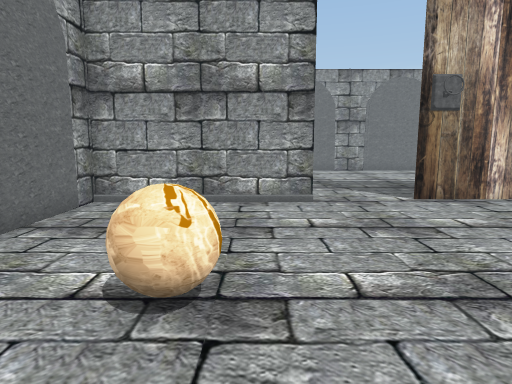
view 1 (above)

16 first-person views from a walk through a 3-D level made in the Unity game engine. The camera is 1.5 m above the floor, tilts 8° down and sees 75° across. Doors are open. The floor is counted in squares, 1 m on a side. Each view is taken from the middle of a square. On the plan, view 1 faces up. The plan holds only what a view shows up to about 15 squares ahead; the rest is blank. The player character is not drawn.

view 2
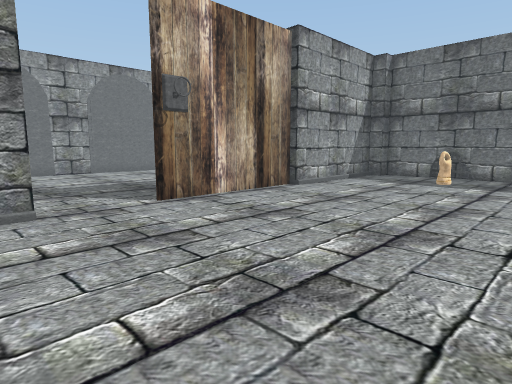

view 3
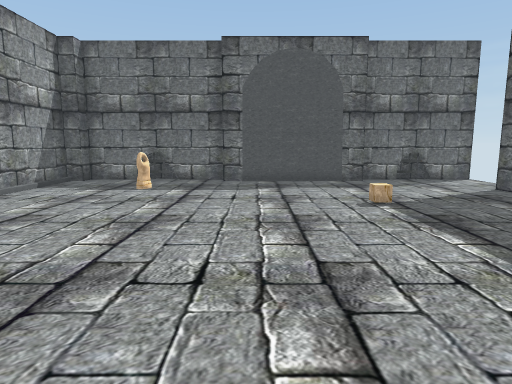

view 4
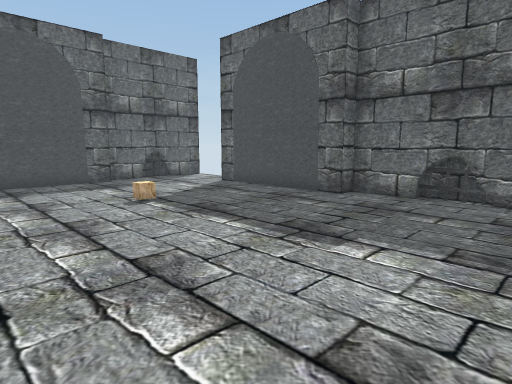

view 5
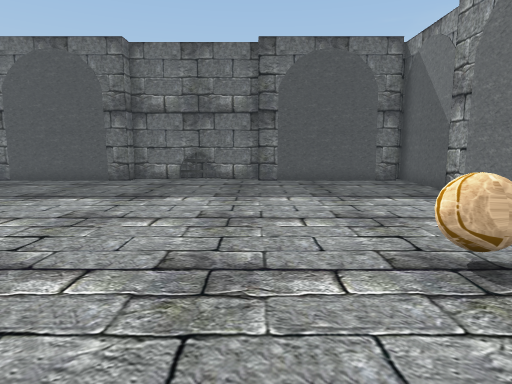

view 6
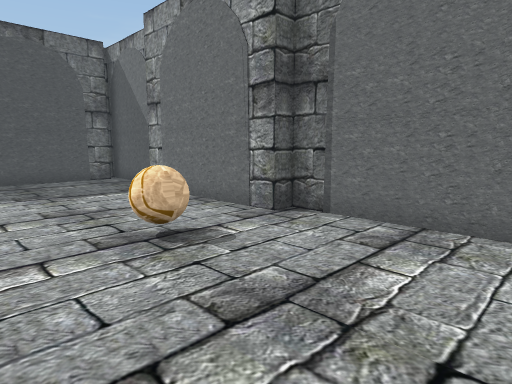

view 7
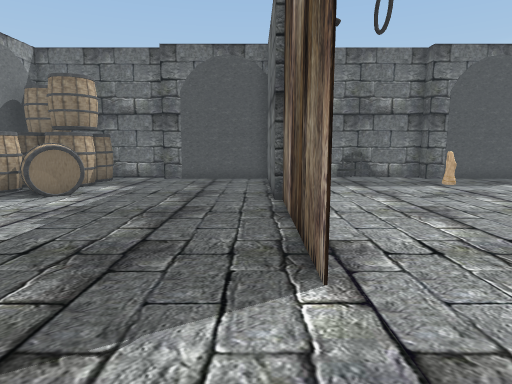

view 8
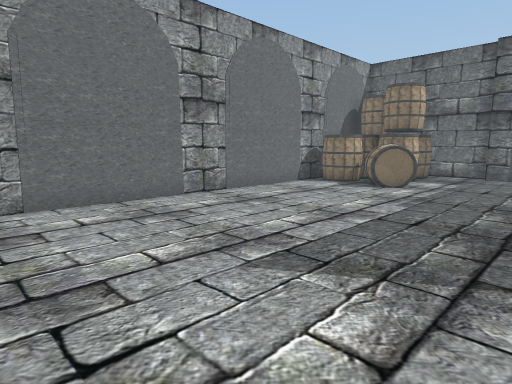

view 9
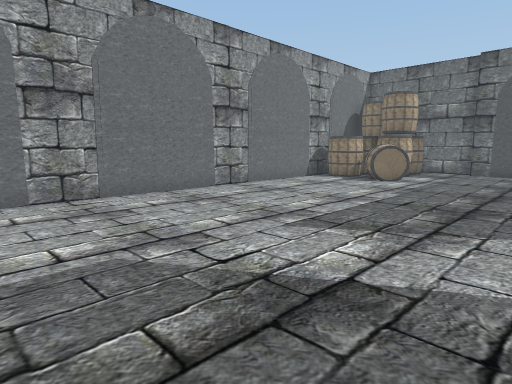

view 10
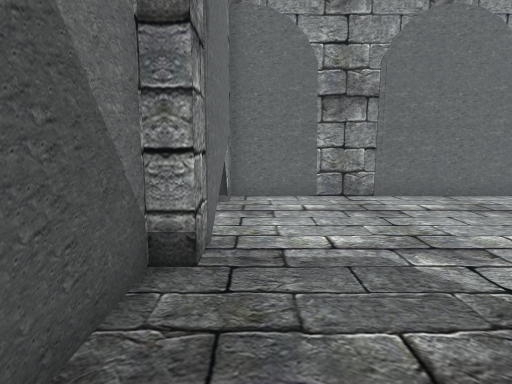

view 11
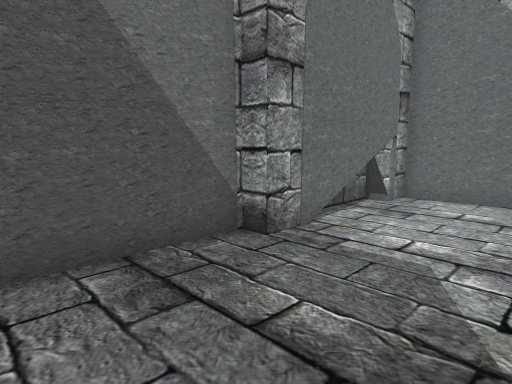

view 12
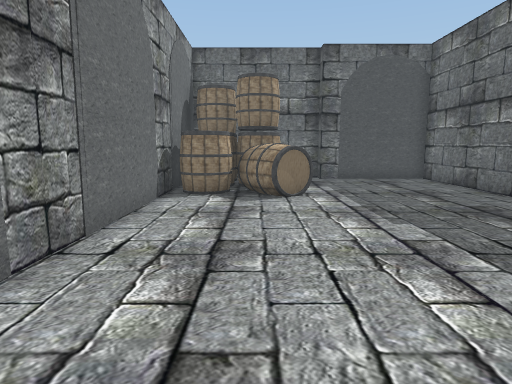

view 13
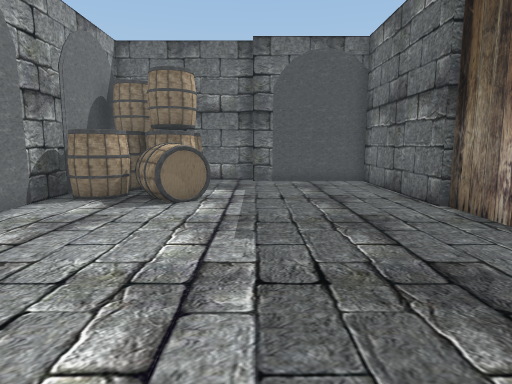

view 14
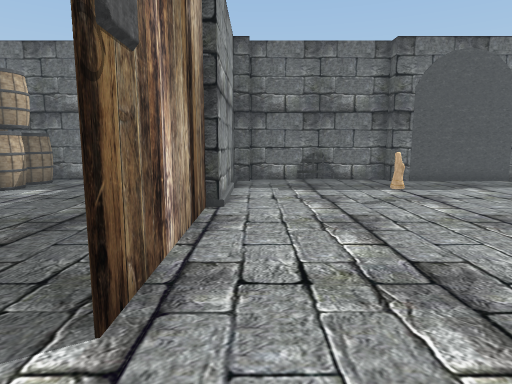

view 15
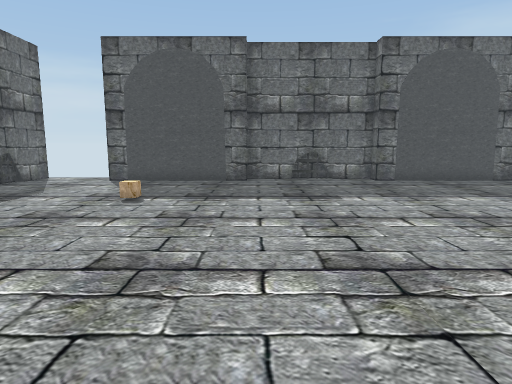

view 16
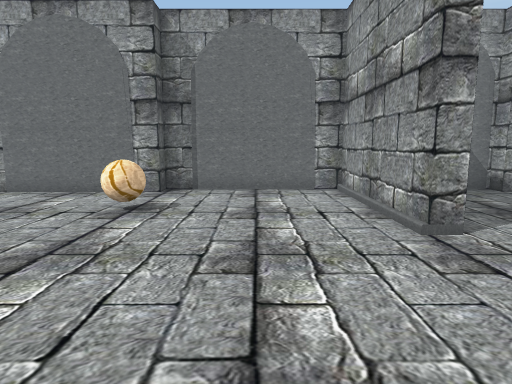

### Floor plan
Points are (right, up) in squares from view 1. A wall is a line through its corners. A room is listed if a view was taken in it or the views show most of it. See-through windows are left out.
Room 1 (views 1, 2, 3, 4, 5, 6, 14, 15, 16)
walls: (1.5, 8.9) (-4.3, 8.9) (-4.3, 2.9); (10.1, 9.2) (4.4, 9.2); (3.7, -8.2) (5.4, -8.2); (-3.7, 2.9) (-3.7, -3); (16, -3.6) (15.9, 2.4) (16.6, 2.4) (16.6, 8.2) (15.9, 8.2) (15.9, 8.9) (10.1, 8.9); (-4.3, -4) (-4.3, -7.9); (17, 4.4) (17, 6.1); (-4, -7.1) (1.9, -7.1) (1.9, -7.8) (7.4, -7.8) (7.4, -7.1) (13.2, -7.1); (17, -6.7) (17, -5.4); (16.6, -8.4) (16.6, -3.6)
ways out: open door at (3, 9.5) to room 2; open door at (15, -8)
objects: other object (-1, 3) to (0, 3); pillar (11, 4)
Room 2 (views 7, 8, 9, 10, 11, 12, 13)
walls: (4.4, 9.3) (10.1, 9.3); (10.1, 9.5) (15.9, 9.5) (15.9, 14.1); (13.5, 19.8) (-3.7, 19.8) (-3.7, 14); (-4.3, 14) (-4.3, 10.4); (16.6, 14.1) (16.6, 17)
low walls: (-4.3, 18.7) (-4.3, 17)
ways out: open door at (3, 9.5) to room 1
objects: barrel (10, 15) to (12, 17); barrel (11, 18) to (12, 19); barrel (13, 16) to (14, 17); barrel (13, 18) to (14, 19); barrel (14, 16) to (16, 17); other object (15, 18) to (16, 19)

Where each view was taken, in squares from view 1:
view 1: 0 up, 0 right, facing up
view 2: 1 up, 0 right, facing up-right
view 3: 1 up, 2 right, facing right
view 4: 2 up, 2 right, facing down-right
view 5: 7 up, 2 right, facing down
view 6: 8 up, 2 right, facing down-left
view 7: 10 up, 1 right, facing right
view 8: 11 up, 1 left, facing up-right
view 9: 10 up, 3 left, facing up-right
view 10: 10 up, 3 left, facing up
view 11: 10 up, 0 right, facing up-left
view 12: 17 up, 1 right, facing right
view 13: 14 up, 2 right, facing right
view 14: 8 up, 2 right, facing right
view 15: 7 up, 7 right, facing down
view 16: 6 up, 7 right, facing left
